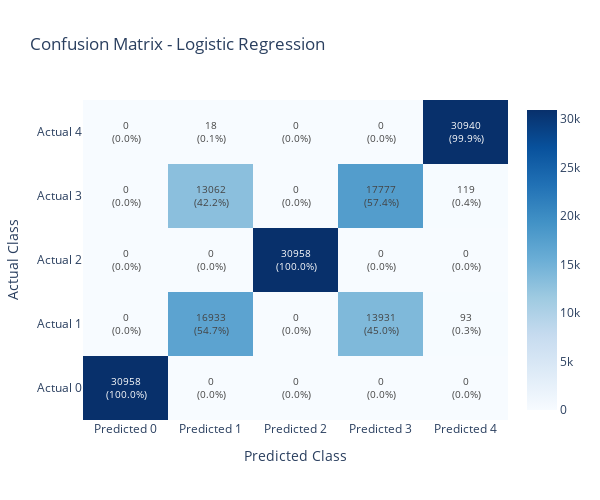
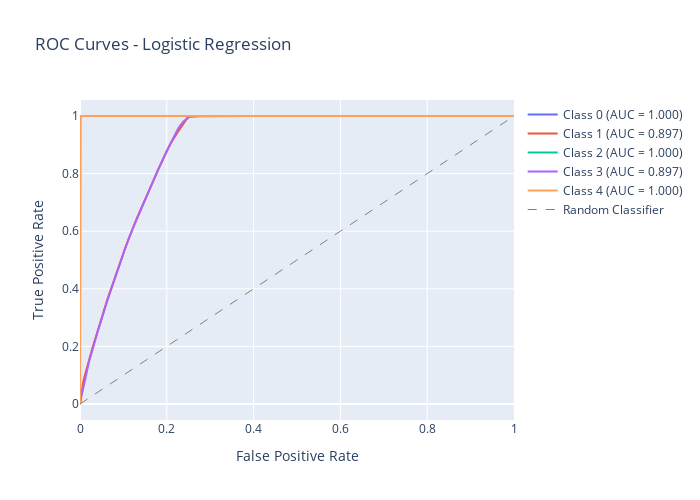
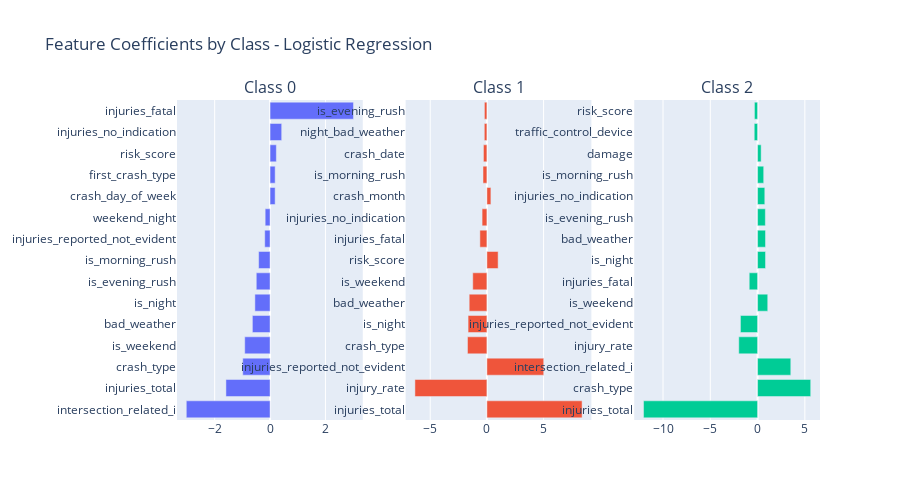
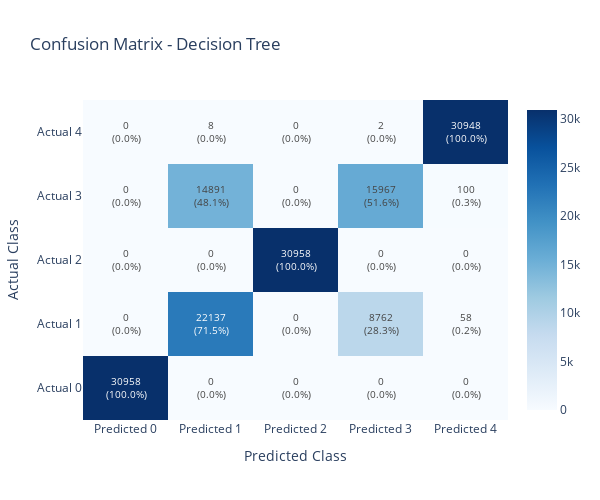

Write notebook code for charts like these, in order.
### Markdown cell above
## Enhanced Model Training & Evaluation

Train all 3 core models and perform comprehensive evaluation with:
- **Advanced Metrics**: Accuracy, Precision, Recall, F1, Matthews Correlation, Cohen's Kappa
- **Confusion Matrices**: Detailed classification analysis
- **ROC Curves**: Multi-class ROC analysis
- **Feature Importance**: Model interpretability analysis
- **Training Time Tracking**: Performance monitoring

### Code cell
# Train and evaluate all models with comprehensive analysis
results_df = model_pipeline.train_and_evaluate(
    X_train, X_test, y_train, y_test, X_val, y_val
)

print(f"\nTraining Complete!")
print(f"   Models trained: {len(results_df)}")
print(f"   Comprehensive visualizations generated")
print(f"   Feature importance analysis completed")

# Display results summary
print(f"\nModel Performance Summary:")
display_cols = ['Model', 'Accuracy', 'F1_Score', 'Precision', 'Recall', 'Training_Time']
available_cols = [col for col in display_cols if col in results_df.columns]
print(results_df[available_cols].round(4))

### Figure 1 — Plotly figure (JSON) as saved in the notebook; plotly's stock layout.template omitted (floating-point values rounded to 4 significant figures)
{"data": [{"colorscale": [[0, "rgb(247,251,255)"], [0.125, "rgb(222,235,247)"], [0.25, "rgb(198,219,239)"], [0.375, "rgb(158,202,225)"], [0.5, "rgb(107,174,214)"], [0.625, "rgb(66,146,198)"], [0.75, "rgb(33,113,181)"], [0.875, "rgb(8,81,156)"], [1, "rgb(8,48,107)"]], "showscale": true, "text": [["30958<br>(100.0%)", "0<br>(0.0%)", "0<br>(0.0%)", "0<br>(0.0%)", "0<br>(0.0%)"], ["0<br>(0.0%)", "16933<br>(54.7%)", "0<br>(0.0%)", "13931<br>(45.0%)", "93<br>(0.3%)"], ["0<br>(0.0%)", "0<br>(0.0%)", "30958<br>(100.0%)", "0<br>(0.0%)", "0<br>(0.0%)"], ["0<br>(0.0%)", "13062<br>(42.2%)", "0<br>(0.0%)", "17777<br>(57.4%)", "119<br>(0.4%)"], ["0<br>(0.0%)", "18<br>(0.1%)", "0<br>(0.0%)", "0<br>(0.0%)", "30940<br>(99.9%)"]], "textfont": {"size": 10}, "texttemplate": "%{text}", "type": "heatmap", "x": ["Predicted 0", "Predicted 1", "Predicted 2", "Predicted 3", "Predicted 4"], "y": ["Actual 0", "Actual 1", "Actual 2", "Actual 3", "Actual 4"], "z": [[30958, 0, 0, 0, 0], [0, 16933, 0, 13931, 93], [0, 0, 30958, 0, 0], [0, 13062, 0, 17777, 119], [0, 18, 0, 0, 30940]]}], "layout": {"height": 500, "title": {"text": "Confusion Matrix - Logistic Regression"}, "width": 600, "xaxis": {"title": {"text": "Predicted Class"}}, "yaxis": {"title": {"text": "Actual Class"}}}}

### Figure 2 — Plotly figure (JSON) as saved in the notebook; plotly's stock layout.template omitted (floating-point values rounded to 4 significant figures; data arrays with more than 128 entries replaced by an {"elided": "..."} marker saying what was removed)
{"data": [{"line": {"width": 2}, "mode": "lines", "name": "Class 0 (AUC = 1.000)", "type": "scatter", "x": {"elided": "143 float values"}, "y": {"elided": "143 float values"}}, {"line": {"width": 2}, "mode": "lines", "name": "Class 1 (AUC = 0.897)", "type": "scatter", "x": {"elided": "30155 float values"}, "y": {"elided": "30155 float values"}}, {"line": {"width": 2}, "mode": "lines", "name": "Class 2 (AUC = 1.000)", "type": "scatter", "x": [0.0, 0.0, 0.0, 0.0, 0.0, 0.2602, 0.2603, 0.4404, 0.4404, 0.664, 0.664, 1.0], "y": [0.0, 3.23e-05, 0.2342, 0.2343, 1.0, 1.0, 1.0, 1.0, 1.0, 1.0, 1.0, 1.0]}, {"line": {"width": 2}, "mode": "lines", "name": "Class 3 (AUC = 0.897)", "type": "scatter", "x": {"elided": "30244 float values"}, "y": {"elided": "30244 float values"}}, {"line": {"width": 2}, "mode": "lines", "name": "Class 4 (AUC = 1.000)", "type": "scatter", "x": {"elided": "394 float values"}, "y": {"elided": "394 float values"}}, {"line": {"color": "gray", "dash": "dash", "width": 1}, "mode": "lines", "name": "Random Classifier", "type": "scatter", "x": [0, 1], "y": [0, 1]}], "layout": {"height": 500, "hovermode": "closest", "title": {"text": "ROC Curves - Logistic Regression"}, "width": 700, "xaxis": {"title": {"text": "False Positive Rate"}}, "yaxis": {"title": {"text": "True Positive Rate"}}}}

### Figure 3 — Plotly figure (JSON) as saved in the notebook; plotly's stock layout.template omitted (floating-point values rounded to 4 significant figures)
{"data": [{"name": "Class 0", "orientation": "h", "showlegend": false, "type": "bar", "x": [-3.025, 3.012, -1.594, -0.9862, -0.9149, -0.6383, -0.5481, -0.4975, 0.42, -0.4121, 0.2271, -0.1922, 0.1843, 0.1837, -0.1765], "xaxis": "x", "y": ["intersection_related_i", "injuries_fatal", "injuries_total", "crash_type", "is_weekend", "bad_weather", "is_night", "is_evening_rush", "injuries_no_indication", "is_morning_rush", "risk_score", "injuries_reported_not_evident", "first_crash_type", "crash_day_of_week", "weekend_night"], "yaxis": "y"}, {"name": "Class 1", "orientation": "h", "showlegend": false, "type": "bar", "x": [8.394, -6.349, 5.012, -1.713, -1.66, -1.562, -1.248, 0.9893, -0.6185, -0.4248, 0.3514, -0.3438, -0.3052, -0.2294, -0.2211], "xaxis": "x2", "y": ["injuries_total", "injury_rate", "injuries_reported_not_evident", "crash_type", "is_night", "bad_weather", "is_weekend", "risk_score", "injuries_fatal", "injuries_no_indication", "crash_month", "is_morning_rush", "crash_date", "night_bad_weather", "is_evening_rush"], "yaxis": "y2"}, {"name": "Class 2", "orientation": "h", "showlegend": false, "type": "bar", "x": [-12.06, 5.619, 3.511, -1.989, -1.812, 1.074, -0.8826, 0.8401, 0.8396, 0.8211, 0.7633, 0.6468, 0.3771, -0.3518, -0.332], "xaxis": "x3", "y": ["injuries_total", "crash_type", "intersection_related_i", "injury_rate", "injuries_reported_not_evident", "is_weekend", "injuries_fatal", "is_night", "bad_weather", "is_evening_rush", "injuries_no_indication", "is_morning_rush", "damage", "traffic_control_device", "risk_score"], "yaxis": "y3"}], "layout": {"annotations": [{"font": {"size": 16}, "showarrow": false, "text": "Class 0", "x": 0.1444, "xanchor": "center", "xref": "paper", "y": 1, "yanchor": "bottom", "yref": "paper"}, {"font": {"size": 16}, "showarrow": false, "text": "Class 1", "x": 0.5, "xanchor": "center", "xref": "paper", "y": 1, "yanchor": "bottom", "yref": "paper"}, {"font": {"size": 16}, "showarrow": false, "text": "Class 2", "x": 0.8556, "xanchor": "center", "xref": "paper", "y": 1, "yanchor": "bottom", "yref": "paper"}], "height": 500, "title": {"text": "Feature Coefficients by Class - Logistic Regression"}, "xaxis": {"anchor": "y", "domain": [0, 0.2889]}, "xaxis2": {"anchor": "y2", "domain": [0.3556, 0.6444]}, "xaxis3": {"anchor": "y3", "domain": [0.7111, 1]}, "yaxis": {"anchor": "x", "categoryorder": "total ascending", "domain": [0, 1]}, "yaxis2": {"anchor": "x2", "domain": [0, 1]}, "yaxis3": {"anchor": "x3", "domain": [0, 1]}}}

### Figure 4 — Plotly figure (JSON) as saved in the notebook; plotly's stock layout.template omitted (floating-point values rounded to 4 significant figures)
{"data": [{"colorscale": [[0, "rgb(247,251,255)"], [0.125, "rgb(222,235,247)"], [0.25, "rgb(198,219,239)"], [0.375, "rgb(158,202,225)"], [0.5, "rgb(107,174,214)"], [0.625, "rgb(66,146,198)"], [0.75, "rgb(33,113,181)"], [0.875, "rgb(8,81,156)"], [1, "rgb(8,48,107)"]], "showscale": true, "text": [["30958<br>(100.0%)", "0<br>(0.0%)", "0<br>(0.0%)", "0<br>(0.0%)", "0<br>(0.0%)"], ["0<br>(0.0%)", "22137<br>(71.5%)", "0<br>(0.0%)", "8762<br>(28.3%)", "58<br>(0.2%)"], ["0<br>(0.0%)", "0<br>(0.0%)", "30958<br>(100.0%)", "0<br>(0.0%)", "0<br>(0.0%)"], ["0<br>(0.0%)", "14891<br>(48.1%)", "0<br>(0.0%)", "15967<br>(51.6%)", "100<br>(0.3%)"], ["0<br>(0.0%)", "8<br>(0.0%)", "0<br>(0.0%)", "2<br>(0.0%)", "30948<br>(100.0%)"]], "textfont": {"size": 10}, "texttemplate": "%{text}", "type": "heatmap", "x": ["Predicted 0", "Predicted 1", "Predicted 2", "Predicted 3", "Predicted 4"], "y": ["Actual 0", "Actual 1", "Actual 2", "Actual 3", "Actual 4"], "z": [[30958, 0, 0, 0, 0], [0, 22137, 0, 8762, 58], [0, 0, 30958, 0, 0], [0, 14891, 0, 15967, 100], [0, 8, 0, 2, 30948]]}], "layout": {"height": 500, "title": {"text": "Confusion Matrix - Decision Tree"}, "width": 600, "xaxis": {"title": {"text": "Predicted Class"}}, "yaxis": {"title": {"text": "Actual Class"}}}}
